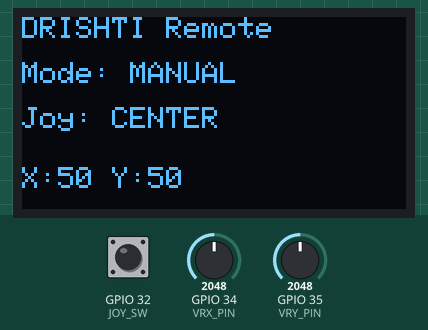
Simulated run of this sketch. Board: ESP32. Parts: 128×64 one-colour display. Inputs (shaded band) come from the test bench; at power-on: GPIO 32 (JOY_SW) HIGH, GPIO 34 (VRX_PIN) = 2048, GPIO 35 (VRY_PIN) = 2048. WiFi joins after 1.5 s; servers stay silent unless stated; what the sketch prints to the serial monitor is not drawn.

Above: at 6.2 s.
6.3 s: GPIO 32 (JOY_SW) pulled LOW for 1 s
At 8.1 s:
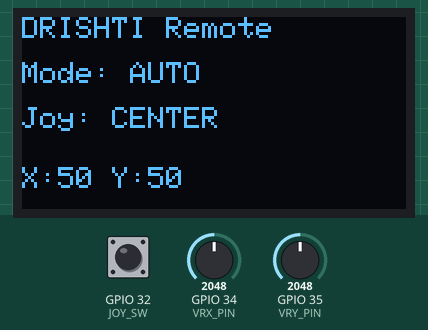
8.8 s: GPIO 34 (VRX_PIN) set to 1270
At 10.0 s:
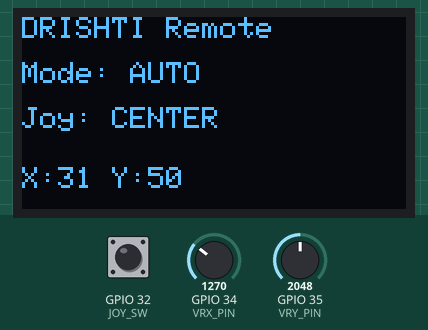
10.3 s: GPIO 34 (VRX_PIN) set to 1165
At 11.5 s:
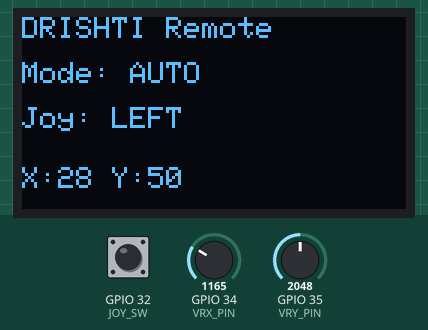
11.8 s: GPIO 35 (VRY_PIN) set to 1270
At 12.1 s:
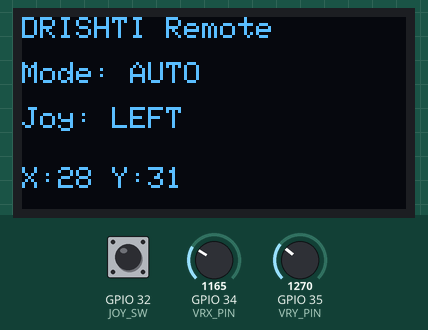
13.3 s: GPIO 35 (VRY_PIN) set to 1160
At 13.7 s:
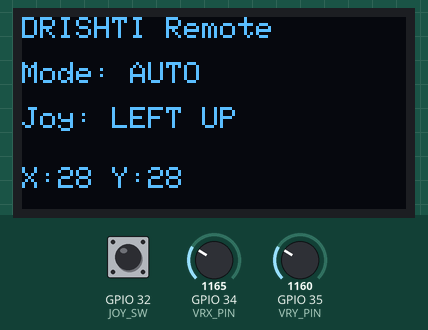
14.8 s: GPIO 32 (JOY_SW) pulled LOW for 0.15 s
At 15.4 s:
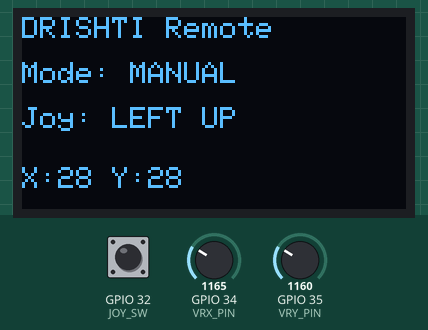
Timing chart, 0 to 17.4 s (numbered marks = the images above; inputs shaded):
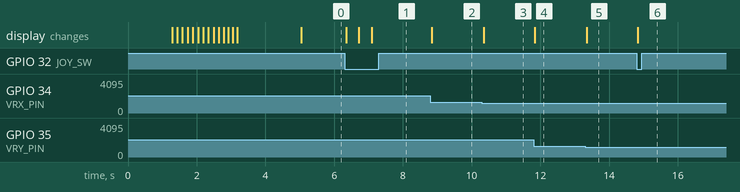

Measured:
- the behaviour switches between 1229 and 1228 on GPIO 34 (VRX_PIN) (found by bisection; images 2 and 3)
- the behaviour switches between 1229 and 1228 on GPIO 35 (VRY_PIN) (found by bisection; images 4 and 5)
- after the input at 6.3 s, the display: changes after 0.05 s (image 1)
- after the input at 8.8 s, the display: changes at once (image 2)
- after the input at 10.3 s, the display: changes after 0.05 s (image 3)
- after the input at 11.8 s, the display: changes at once (image 4)
- after the input at 13.3 s, the display: changes after 0.05 s (image 5)
- after the input at 14.8 s, the display: changes at once (image 6)

The sketch:

Remote_Joystick_Animated.ino
```cpp
#include <dummy.h>

#include <WiFi.h>
#include <WiFiUdp.h>
#include <Wire.h>
#include <Adafruit_GFX.h>
#include <Adafruit_SSD1306.h>

// =================== OLED PINS ===================
#define OLED_SDA 25
#define OLED_SCL 26

#define SCREEN_WIDTH 128
#define SCREEN_HEIGHT 64

Adafruit_SSD1306 display(SCREEN_WIDTH, SCREEN_HEIGHT, &Wire, -1);

// =================== JOYSTICK PINS ===================
#define VRX_PIN 34
#define VRY_PIN 35
#define JOY_SW 32     // Push button

// =================== WIFI SETTINGS ===================
const char* ssid = "ESP32_AP";
const char* password = "12345678";

WiFiUDP udp;
const int UDP_PORT = 4210;

// =================== MODE ===================
bool autoMode = false;
unsigned long lastSwitch = 0;

// =================== DRISHTI LOGOS ===================
const unsigned char PROGMEM tankBMP[] = {
  0x1C,0x3E,0x7F,0xFF,0xFF,0x7F,0x3E,0x1C
};

// ------- Show DRISHTI text ------
void showDrishtiLogo() {
  display.clearDisplay();
  display.setTextSize(2);
  display.setTextColor(WHITE);
  display.setCursor(10, 10);
  display.print("DRISHTI");

  display.setTextSize(1);
  display.setCursor(22, 35);
  display.print("REMOTE SYSTEM");

  display.display();
  delay(1200);
}

// ------- Tank Animation ------
void tankAnimation() {
  for (int x = 0; x < 110; x += 6) {
    display.clearDisplay();
    display.drawBitmap(x, 40, tankBMP, 8, 8, WHITE);
    display.display();
    delay(50);
  }
}

// ------- Laser Animation ------
void laserAnimation() {
  int x = 64;
  for (int y = 50; y > 5; y -= 6) {
    display.clearDisplay();
    display.drawBitmap(60, 55, tankBMP, 8, 8, WHITE);
    display.drawLine(x, 50, x, y, WHITE);
    display.display();
    delay(40);
  }
  delay(200);
}

void setup() {
  Serial.begin(115200);

  pinMode(JOY_SW, INPUT_PULLUP);

  // OLED
  Wire.begin(OLED_SDA, OLED_SCL);
  if (!display.begin(SSD1306_SWITCHCAPVCC, 0x3C)) {
    Serial.println("OLED FAILED");
    while (1);
  }

  // Startup animation
  showDrishtiLogo();
  tankAnimation();
  laserAnimation();

  // WiFi connect to turret AP
  WiFi.mode(WIFI_STA);
  WiFi.begin(ssid, password);

  Serial.print("Connecting");
  while (WiFi.status() != WL_CONNECTED) {
    delay(200);
    Serial.print(".");
  }
  Serial.println("\n✅ Connected to Turret AP");
  Serial.print("IP: ");
  Serial.println(WiFi.localIP());

  udp.begin(UDP_PORT);
}

void loop() {
  int xVal = analogRead(VRX_PIN);
  int yVal = analogRead(VRY_PIN);
  int swVal = digitalRead(JOY_SW);

  // Toggle Auto / Manual
  if (swVal == LOW && millis() - lastSwitch > 350) {
    autoMode = !autoMode;
    lastSwitch = millis();

    if (autoMode)
      udp.beginPacket("192.168.4.1", UDP_PORT), udp.print("MODE:AUTO"), udp.endPacket();
    else
      udp.beginPacket("192.168.4.1", UDP_PORT), udp.print("MODE:MANUAL"), udp.endPacket();
  }

  // Convert joystick ADC → 0–100
  int xMapped = map(xVal, 0, 4095, 0, 100);
  int yMapped = map(yVal, 0, 4095, 0, 100);

  // Send joystick values
  udp.beginPacket("192.168.4.1", UDP_PORT);
  udp.printf("%d,%d", xMapped, yMapped);
  udp.endPacket();

  // ================= SERIAL =================
  Serial.print("X:");
  Serial.print(xMapped);
  Serial.print(" | Y:");
  Serial.print(yMapped);
  Serial.print(" | Mode:");
  Serial.println(autoMode ? "AUTO" : "MANUAL");

  // ================= OLED DISPLAY =================
  display.clearDisplay();
  display.setCursor(0, 0);
  display.print("DRISHTI Remote");

  display.setCursor(0, 15);
  display.print("Mode: ");
  display.print(autoMode ? "AUTO" : "MANUAL");

  // direction
  String dir = "CENTER";
  if (xMapped < 30) dir = "LEFT";
  else if (xMapped > 70) dir = "RIGHT";
  if (yMapped < 30) dir += " UP";
  else if (yMapped > 70) dir += " DOWN";

  display.setCursor(0, 30);
  display.print("Joy: ");
  display.print(dir);

  display.setCursor(0, 50);
  display.print("X:");
  display.print(xMapped);
  display.print(" Y:");
  display.print(yMapped);

  display.display();
}
```
